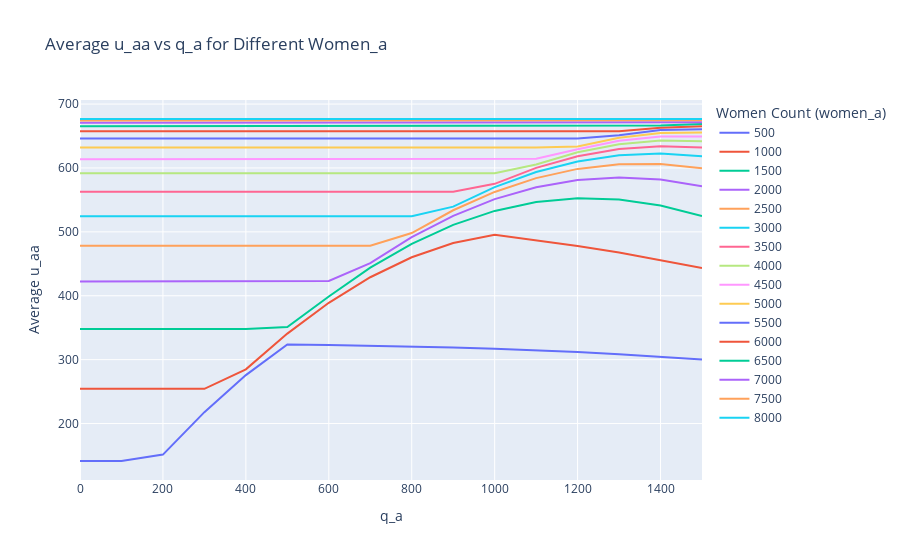

Notebook cell for this chart:
### Code cell
# q_aを0から100刻みで試行し、それぞれのu_aaの平均を計算
def run_experiments(women_a, men_a, q, q_a_range):
    results_list = []
    
    for q_a in q_a_range:
        results = calc_utility(women_a=women_a, men_a=men_a, q=q, q_a=q_a)
        results_df = pd.DataFrame(results, columns=['seed', 'u_aa', 'u_top'])
        
        # 各q_aに対して、u_aaの平均を計算
        avg_u_aa = results_df['u_aa'].mean()
        results_list.append({'q_a': q_a, 'avg_u_aa': avg_u_aa, 'women_a': women_a})
    
    return pd.DataFrame(results_list)

# 実験の実行：女子の人数を500人から8000人まで500刻みで変更
def run_all_experiments(men_a, q, q_a_range, women_a_range):
    all_results_list = []
    
    for women_a in women_a_range:
        # 各女性人数に対して実験を実行
        results_df = run_experiments(women_a=women_a, men_a=men_a, q=q, q_a_range=q_a_range)
        all_results_list.append(results_df)
    
    # 全ての結果を1つのDataFrameに結合
    return pd.concat(all_results_list)

# パラメータの設定
men_a = 7524
q = 3000
q_a_range = range(0, 1600, 100)  # q_aを0から1500まで100刻みで試行
women_a_range = range(500, 8500, 500)  # 女子の人数を500人から8000人まで500刻み

# 全ての実験を実行
final_results_df = run_all_experiments(men_a=men_a, q=q, q_a_range=q_a_range, women_a_range=women_a_range)

# Plotlyを使用してプロット、色分けはwomen_a（女子の人数）
fig = px.line(final_results_df, x='q_a', y='avg_u_aa', color='women_a', 
              title='Average u_aa vs q_a for Different Women_a',
              labels={'q_a': 'q_a', 'avg_u_aa': 'Average u_aa', 'women_a': 'Women Count (women_a)'})
fig.show()

### Figure 1 — Plotly figure (JSON) as saved in the notebook; plotly's stock layout.template omitted (floating-point values rounded to 4 significant figures)
{"data": [{"hovertemplate": "Women Count (women_a)=500<br>q_a=%{x}<br>Average u_aa=%{y}<extra></extra>", "legendgroup": "500", "line": {"color": "#636efa", "dash": "solid"}, "marker": {"symbol": "circle"}, "mode": "lines", "name": "500", "orientation": "v", "showlegend": true, "type": "scatter", "x": [0, 100, 200, 300, 400, 500, 600, 700, 800, 900, 1000, 1100, 1200, 1300, 1400, 1500], "xaxis": "x", "y": [141.4, 141.4, 151.4, 217.9, 275.8, 323.8, 323.1, 322.1, 320.8, 319.2, 317.2, 314.8, 312.0, 308.6, 304.7, 300.1], "yaxis": "y"}, {"hovertemplate": "Women Count (women_a)=1000<br>q_a=%{x}<br>Average u_aa=%{y}<extra></extra>", "legendgroup": "1000", "line": {"color": "#EF553B", "dash": "solid"}, "marker": {"symbol": "circle"}, "mode": "lines", "name": "1000", "orientation": "v", "showlegend": true, "type": "scatter", "x": [0, 100, 200, 300, 400, 500, 600, 700, 800, 900, 1000, 1100, 1200, 1300, 1400, 1500], "xaxis": "x", "y": [254.4, 254.4, 254.4, 254.4, 284.8, 340.7, 389.0, 429.0, 460.2, 482.5, 495.6, 487.2, 477.9, 467.5, 456.1, 443.5], "yaxis": "y"}, {"hovertemplate": "Women Count (women_a)=1500<br>q_a=%{x}<br>Average u_aa=%{y}<extra></extra>", "legendgroup": "1500", "line": {"color": "#00cc96", "dash": "solid"}, "marker": {"symbol": "circle"}, "mode": "lines", "name": "1500", "orientation": "v", "showlegend": true, "type": "scatter", "x": [0, 100, 200, 300, 400, 500, 600, 700, 800, 900, 1000, 1100, 1200, 1300, 1400, 1500], "xaxis": "x", "y": [347.9, 347.9, 347.9, 347.9, 347.9, 350.9, 398.9, 443.9, 481.3, 511.0, 532.8, 546.6, 552.5, 550.6, 541.2, 524.7], "yaxis": "y"}, {"hovertemplate": "Women Count (women_a)=2000<br>q_a=%{x}<br>Average u_aa=%{y}<extra></extra>", "legendgroup": "2000", "line": {"color": "#ab63fa", "dash": "solid"}, "marker": {"symbol": "circle"}, "mode": "lines", "name": "2000", "orientation": "v", "showlegend": true, "type": "scatter", "x": [0, 100, 200, 300, 400, 500, 600, 700, 800, 900, 1000, 1100, 1200, 1300, 1400, 1500], "xaxis": "x", "y": [422.2, 422.2, 422.2, 422.2, 422.2, 422.2, 423.1, 451.0, 491.6, 525.1, 551.2, 569.9, 581.2, 585.1, 581.8, 571.5], "yaxis": "y"}, {"hovertemplate": "Women Count (women_a)=2500<br>q_a=%{x}<br>Average u_aa=%{y}<extra></extra>", "legendgroup": "2500", "line": {"color": "#FFA15A", "dash": "solid"}, "marker": {"symbol": "circle"}, "mode": "lines", "name": "2500", "orientation": "v", "showlegend": true, "type": "scatter", "x": [0, 100, 200, 300, 400, 500, 600, 700, 800, 900, 1000, 1100, 1200, 1300, 1400, 1500], "xaxis": "x", "y": [478.2, 478.2, 478.2, 478.2, 478.2, 478.2, 478.2, 478.2, 498.1, 533.8, 562.5, 584.1, 598.6, 605.9, 606.1, 599.5], "yaxis": "y"}, {"hovertemplate": "Women Count (women_a)=3000<br>q_a=%{x}<br>Average u_aa=%{y}<extra></extra>", "legendgroup": "3000", "line": {"color": "#19d3f3", "dash": "solid"}, "marker": {"symbol": "circle"}, "mode": "lines", "name": "3000", "orientation": "v", "showlegend": true, "type": "scatter", "x": [0, 100, 200, 300, 400, 500, 600, 700, 800, 900, 1000, 1100, 1200, 1300, 1400, 1500], "xaxis": "x", "y": [524.3, 524.3, 524.3, 524.3, 524.3, 524.3, 524.3, 524.3, 524.3, 539.5, 570.0, 593.6, 610.2, 619.8, 622.5, 618.4], "yaxis": "y"}, {"hovertemplate": "Women Count (women_a)=3500<br>q_a=%{x}<br>Average u_aa=%{y}<extra></extra>", "legendgroup": "3500", "line": {"color": "#FF6692", "dash": "solid"}, "marker": {"symbol": "circle"}, "mode": "lines", "name": "3500", "orientation": "v", "showlegend": true, "type": "scatter", "x": [0, 100, 200, 300, 400, 500, 600, 700, 800, 900, 1000, 1100, 1200, 1300, 1400, 1500], "xaxis": "x", "y": [562.8, 562.8, 562.8, 562.8, 562.8, 562.8, 562.8, 562.8, 562.8, 562.8, 575.1, 600.1, 618.4, 629.7, 634.1, 631.9], "yaxis": "y"}, {"hovertemplate": "Women Count (women_a)=4000<br>q_a=%{x}<br>Average u_aa=%{y}<extra></extra>", "legendgroup": "4000", "line": {"color": "#B6E880", "dash": "solid"}, "marker": {"symbol": "circle"}, "mode": "lines", "name": "4000", "orientation": "v", "showlegend": true, "type": "scatter", "x": [0, 100, 200, 300, 400, 500, 600, 700, 800, 900, 1000, 1100, 1200, 1300, 1400, 1500], "xaxis": "x", "y": [591.9, 591.9, 591.9, 591.9, 591.9, 591.9, 591.9, 591.9, 591.9, 591.9, 591.9, 605.3, 624.6, 637.1, 642.9, 641.9], "yaxis": "y"}, {"hovertemplate": "Women Count (women_a)=4500<br>q_a=%{x}<br>Average u_aa=%{y}<extra></extra>", "legendgroup": "4500", "line": {"color": "#FF97FF", "dash": "solid"}, "marker": {"symbol": "circle"}, "mode": "lines", "name": "4500", "orientation": "v", "showlegend": true, "type": "scatter", "x": [0, 100, 200, 300, 400, 500, 600, 700, 800, 900, 1000, 1100, 1200, 1300, 1400, 1500], "xaxis": "x", "y": [613.6, 613.6, 613.6, 613.6, 613.6, 613.6, 613.6, 613.6, 613.6, 613.6, 613.6, 614.3, 629.2, 642.6, 649.3, 649.3], "yaxis": "y"}, {"hovertemplate": "Women Count (women_a)=5000<br>q_a=%{x}<br>Average u_aa=%{y}<extra></extra>", "legendgroup": "5000", "line": {"color": "#FECB52", "dash": "solid"}, "marker": {"symbol": "circle"}, "mode": "lines", "name": "5000", "orientation": "v", "showlegend": true, "type": "scatter", "x": [0, 100, 200, 300, 400, 500, 600, 700, 800, 900, 1000, 1100, 1200, 1300, 1400, 1500], "xaxis": "x", "y": [632.0, 632.0, 632.0, 632.0, 632.0, 632.0, 632.0, 632.0, 632.0, 632.0, 632.0, 632.0, 633.5, 647.2, 654.6, 655.5], "yaxis": "y"}, {"hovertemplate": "Women Count (women_a)=5500<br>q_a=%{x}<br>Average u_aa=%{y}<extra></extra>", "legendgroup": "5500", "line": {"color": "#636efa", "dash": "solid"}, "marker": {"symbol": "circle"}, "mode": "lines", "name": "5500", "orientation": "v", "showlegend": true, "type": "scatter", "x": [0, 100, 200, 300, 400, 500, 600, 700, 800, 900, 1000, 1100, 1200, 1300, 1400, 1500], "xaxis": "x", "y": [646.1, 646.1, 646.1, 646.1, 646.1, 646.1, 646.1, 646.1, 646.1, 646.1, 646.1, 646.1, 646.1, 651.1, 659.3, 660.7], "yaxis": "y"}, {"hovertemplate": "Women Count (women_a)=6000<br>q_a=%{x}<br>Average u_aa=%{y}<extra></extra>", "legendgroup": "6000", "line": {"color": "#EF553B", "dash": "solid"}, "marker": {"symbol": "circle"}, "mode": "lines", "name": "6000", "orientation": "v", "showlegend": true, "type": "scatter", "x": [0, 100, 200, 300, 400, 500, 600, 700, 800, 900, 1000, 1100, 1200, 1300, 1400, 1500], "xaxis": "x", "y": [657.4, 657.4, 657.4, 657.4, 657.4, 657.4, 657.4, 657.4, 657.4, 657.4, 657.4, 657.4, 657.4, 657.5, 663.1, 665.2], "yaxis": "y"}, {"hovertemplate": "Women Count (women_a)=6500<br>q_a=%{x}<br>Average u_aa=%{y}<extra></extra>", "legendgroup": "6500", "line": {"color": "#00cc96", "dash": "solid"}, "marker": {"symbol": "circle"}, "mode": "lines", "name": "6500", "orientation": "v", "showlegend": true, "type": "scatter", "x": [0, 100, 200, 300, 400, 500, 600, 700, 800, 900, 1000, 1100, 1200, 1300, 1400, 1500], "xaxis": "x", "y": [665.1, 665.1, 665.1, 665.1, 665.1, 665.1, 665.1, 665.1, 665.1, 665.1, 665.1, 665.1, 665.1, 665.1, 666.3, 668.7], "yaxis": "y"}, {"hovertemplate": "Women Count (women_a)=7000<br>q_a=%{x}<br>Average u_aa=%{y}<extra></extra>", "legendgroup": "7000", "line": {"color": "#ab63fa", "dash": "solid"}, "marker": {"symbol": "circle"}, "mode": "lines", "name": "7000", "orientation": "v", "showlegend": true, "type": "scatter", "x": [0, 100, 200, 300, 400, 500, 600, 700, 800, 900, 1000, 1100, 1200, 1300, 1400, 1500], "xaxis": "x", "y": [670.8, 670.8, 670.8, 670.8, 670.8, 670.8, 670.8, 670.8, 670.8, 670.8, 670.8, 670.8, 670.8, 670.8, 670.8, 671.7], "yaxis": "y"}, {"hovertemplate": "Women Count (women_a)=7500<br>q_a=%{x}<br>Average u_aa=%{y}<extra></extra>", "legendgroup": "7500", "line": {"color": "#FFA15A", "dash": "solid"}, "marker": {"symbol": "circle"}, "mode": "lines", "name": "7500", "orientation": "v", "showlegend": true, "type": "scatter", "x": [0, 100, 200, 300, 400, 500, 600, 700, 800, 900, 1000, 1100, 1200, 1300, 1400, 1500], "xaxis": "x", "y": [674.4, 674.4, 674.4, 674.4, 674.4, 674.4, 674.4, 674.4, 674.4, 674.4, 674.4, 674.4, 674.4, 674.4, 674.4, 674.5], "yaxis": "y"}, {"hovertemplate": "Women Count (women_a)=8000<br>q_a=%{x}<br>Average u_aa=%{y}<extra></extra>", "legendgroup": "8000", "line": {"color": "#19d3f3", "dash": "solid"}, "marker": {"symbol": "circle"}, "mode": "lines", "name": "8000", "orientation": "v", "showlegend": true, "type": "scatter", "x": [0, 100, 200, 300, 400, 500, 600, 700, 800, 900, 1000, 1100, 1200, 1300, 1400, 1500], "xaxis": "x", "y": [676.6, 676.6, 676.6, 676.6, 676.6, 676.6, 676.6, 676.6, 676.6, 676.6, 676.6, 676.6, 676.6, 676.6, 676.6, 676.6], "yaxis": "y"}], "layout": {"legend": {"title": {"text": "Women Count (women_a)"}, "tracegroupgap": 0}, "title": {"text": "Average u_aa vs q_a for Different Women_a"}, "xaxis": {"anchor": "y", "domain": [0, 1], "title": {"text": "q_a"}}, "yaxis": {"anchor": "x", "domain": [0, 1], "title": {"text": "Average u_aa"}}}}
